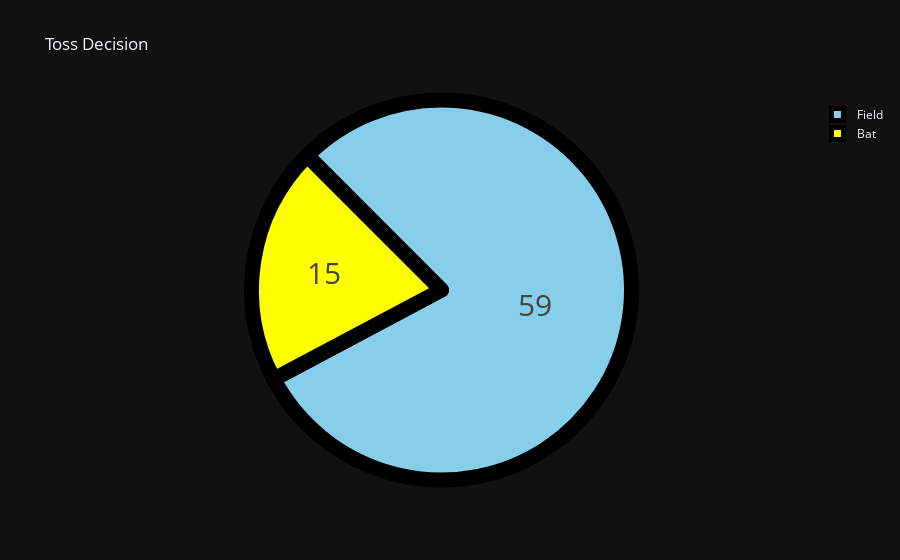

The code cell stored with this chart in its notebook:
### Code cell
toss=data['toss_decision'].value_counts()
label=toss.index
counts=toss.values
colors=['skyblue','yellow']

fig=go.Figure(data=[go.Pie(labels=label,values=counts)])
fig.update_layout(title_text='Toss Decision', template='plotly_dark')
fig.update_traces(hoverinfo='label+percent',textinfo='value',textfont_size=30,rotation=-45,marker=dict(colors=colors,line=dict(color='black',width=15)))
fig.show()

### Figure 1 — Plotly figure (JSON) as saved in the notebook; plotly's stock layout.template omitted (floating-point values rounded to 4 significant figures)
{"data": [{"hoverinfo": "label+percent", "labels": ["Field", "Bat"], "marker": {"colors": ["skyblue", "yellow"], "line": {"color": "black", "width": 15}}, "rotation": -45, "textfont": {"size": 30}, "textinfo": "value", "type": "pie", "values": [59, 15]}], "layout": {"autosize": true, "title": {"text": "Toss Decision"}}}
